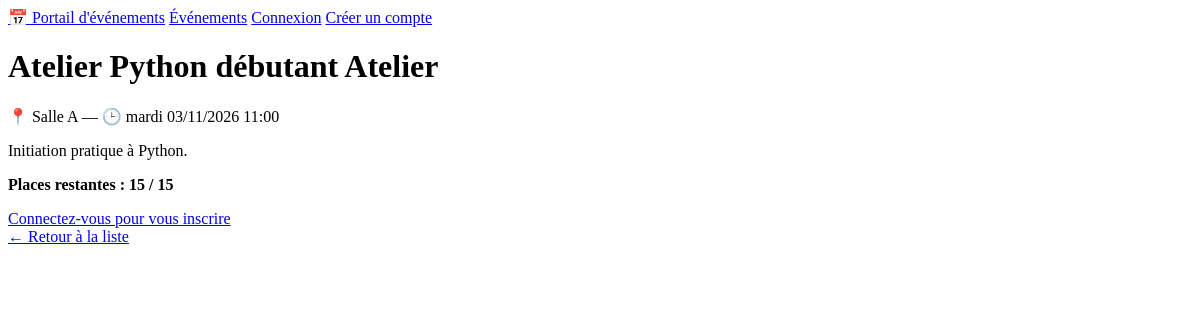
Page /evenements/1/ on the earlier database version.
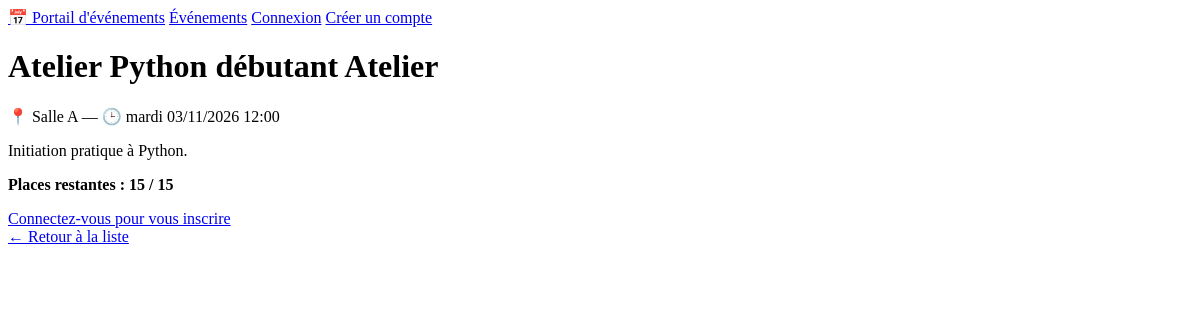
Same page on the later database version.
### evenements/models.py (models this page shows, shortened)
class Evenement(models.Model):
    class Categorie(models.TextChoices):
        ATELIER = "atelier", "Atelier"
        CONFERENCE = "conference", "Conférence"
        RENCONTRE = "rencontre", "Rencontre"
    titre = models.CharField(max_length=200)
    description = models.TextField()
    date_evenement = models.DateTimeField("date et heure")
    lieu = models.CharField(max_length=200)
    capacite = models.PositiveIntegerField(
        "capacité", validators=[MinValueValidator(1, "La capacité doit être d'au moins 1.")]
    )
    categorie = models.CharField(
        "catégorie", max_length=20, choices=Categorie.choices, default=Categorie.ATELIER
    )
    class Meta:
        ordering = ["date_evenement"]
    @property
    def est_passe(self):
        return self.date_evenement <= timezone.now()
    @property
    def places_restantes(self):
        confirmees = self.inscriptions.filter(statut=Inscription.Statut.CONFIRMEE).count()
        return max(0, self.capacite - confirmees)

### evenements/views.py (the view)
# urls.py: path("evenements/<int:pk>/", views.detail_evenement, name="detail_evenement"),
def detail_evenement(request, pk):
    evenement = get_object_or_404(Evenement, pk=pk)
    inscription = None
    if request.user.is_authenticated:
        inscription = Inscription.objects.filter(evenement=evenement, utilisateur=request.user).first()
    return render(request, "evenements/detail_evenement.html", {
        "evenement": evenement, "inscription": inscription,
        "deja_inscrit": bool(inscription and inscription.statut == Inscription.Statut.CONFIRMEE),
    })

### templates/evenements/detail_evenement.html (shortened to what this page needs)
{% extends "base.html" %}
{% block content %}
<div class="card">
  <h1>{{ evenement.titre }} <span class="badge">{{ evenement.get_categorie_display }}</span></h1>
  <p>📍 {{ evenement.lieu }} — 🕒 {{ evenement.date_evenement|date:"l d/m/Y H:i" }}</p>
  <p>{{ evenement.description|linebreaks }}</p>
  <p><strong>Places restantes : {{ evenement.places_restantes }} / {{ evenement.capacite }}</strong></p>
  {% if evenement.est_passe %}
    <p>Cet événement a déjà commencé.</p>
  {% elif not user.is_authenticated %}
    <a class="btn" href="{% url 'connexion' %}?next={{ request.path }}">Connectez-vous pour vous inscrire</a>
  {% elif deja_inscrit %}
    <p>✅ Vous êtes inscrit(e).</p>
    <a class="btn danger" href="{% url 'annuler_inscription' inscription.pk %}">Annuler mon inscription</a>
  {% elif evenement.est_complet %}
    <p><strong>Événement complet.</strong></p>
  {% else %}
    <form method="post" action="{% url 's_inscrire' evenement.pk %}">{% csrf_token %}
      <button class="btn" type="submit">S'inscrire</button></form>
  {% endif %}
</div>
<a href="{% url 'liste_evenements' %}">← Retour à la liste</a>
{% endblock %}

Differences in the rows shown:
changed Evenement "Atelier Python débutant": date_evenement "mardi 03/11/2026 11:00" → "mardi 03/11/2026 12:00"
